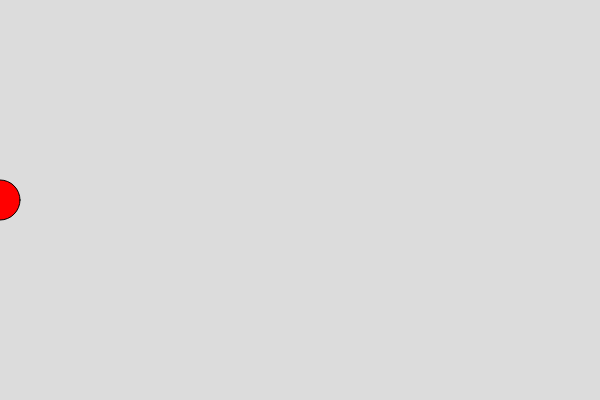
Frame 1 (no input)
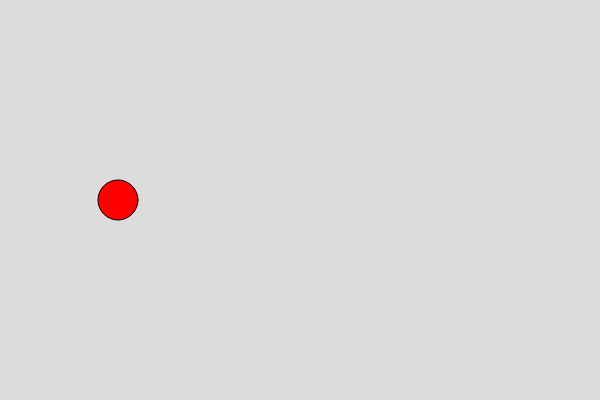
Frame 60 (no input)
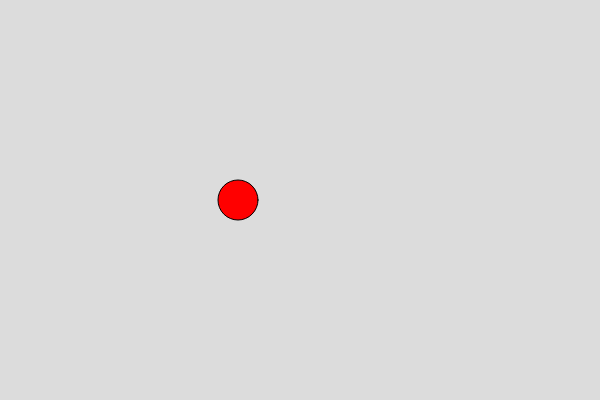
Frame 120 (the mouse pressed at the canvas centre since frame 60)

The p5.js sketch that drew these frames (run headless with seeded random() and noise() and a simulated clock; from frame 60 on, the mouse is pressed at the canvas centre):

// p5.js sketch
// ── sketch.js
let x = 0; // declare and initialise
let y; // declare only
let diam = 40;
let speed = 2;



function setup() {
  createCanvas(600, 400);
  y = height / 2; // initialise later
}

function draw() {
  background(220);


  if(x < width/2){
    fill(255, 0, 0);
  } else if (x > (width/4) * 3 ){
    fill(255, 255, 0);
  } else {
    fill(0, 255, 0);
  }
  circle(x, y, diam);
  
  x+=speed; // this animates the x

  console.log(x)
  if (x > width) {
    x = 0;
  }
}
